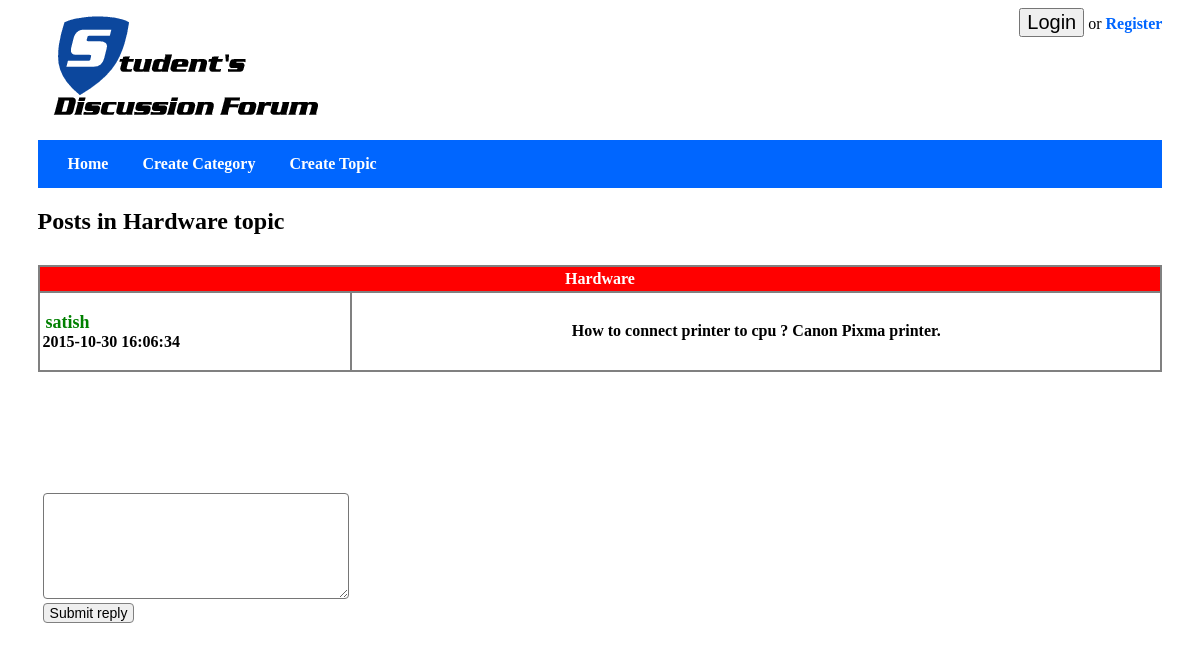
Page /topic_view.php?id=3 on the committed database.
### tables this page shows
CREATE TABLE `topics` (
  `topic_id` int(8) NOT NULL,
  `topic_subject` varchar(255) NOT NULL,
  `topic_date` datetime NOT NULL,
  `topic_cat` int(8) NOT NULL,
  `topic_by` int(8) NOT NULL
);

CREATE TABLE `posts` (
  `post_id` int(8) NOT NULL,
  `post_content` text NOT NULL,
  `post_date` datetime NOT NULL,
  `post_topic` int(8) NOT NULL,
  `post_by` int(8) NOT NULL
);

CREATE TABLE `users` (
  `user_id` int(8) NOT NULL,
  `user_name` varchar(30) NOT NULL,
  `user_pass` varchar(255) NOT NULL,
  `user_email` varchar(255) NOT NULL,
  `user_date` datetime NOT NULL,
  `user_level` int(8) NOT NULL
);

### topic_view.php (the view)
<?php
include 'connect.php';
include 'header.php';
 echo'<link href="css/inside.css" type="text/css" rel="stylesheet" />';
function test_input($data) {
   $data = trim($data);
   $data = stripslashes($data);
   $data = htmlspecialchars($data);
   return $data;
}
$sql = " SELECT
    topic_id,
    topic_subject
FROM
    topics
WHERE
    topics.topic_id = ".test_input($_GET['id']);
$result = mysqli_query($conn,$sql);
if(!$result)
{
    echo 'The topics could not be displayed, please try again later.' ;
}
else
{
    if(mysqli_num_rows($result) == 0)
    {
        echo 'This topic does not exist.';
    }
    else
    {
        while($row = mysqli_fetch_array($result,MYSQL_ASSOC))
        {
            echo '<h2>Posts in ' . $row['topic_subject'] . ' topic</h2>';
            $topic_name = $row['topic_subject'];
		}
         $sql = "SELECT
    posts.post_id,
    posts.post_topic,
    posts.post_content,
    posts.post_date,
    posts.post_by,
    users.user_id,
    users.user_name
    FROM
    posts
    LEFT JOIN
    users
    ON
    posts.post_by = users.user_id
    WHERE
    posts.post_topic = " .test_input($_GET['id']);
        $result = mysqli_query($conn,$sql);
        if(!$result)
        {
            echo 'The posts could not be displayed, please try again later.';
        }
        else
        {
            if(mysqli_num_rows($result) == 0)
            {
                echo 'There are no posts in this topic yet.';
            }
            else
            {
                echo '<table class = "inside" >
                      <tr>
                        <th colspan="2">'.$topic_name.'</th>
                      </tr>';
                if(!empty($_SESSION) && $_SESSION['user_level']=='1')
                {
                   while($row = mysqli_fetch_array($result,MYSQL_ASSOC))
		           {
                    echo '<tr>';
                        echo '<td>';
                            echo '<p><span style="color:green;font-size:18px;font-weight:bold; padding:3px;">'.$row['user_name'].'</span><br>'.$row['post_date'].'</p>';
                        echo '</td>';
                        echo '<td style="text-align:center;">';
                            echo $row['post_content'];
                            echo'<br><a style="float:right;" href ="delete_post.php?id='.$row['post_id'].'&&topic_id='.$row['post_topic'].'" >delete</a>';
                        echo '</td>';
                    echo '</tr>';
					$topic_idr = $row['post_topic'];
                   }
                   echo "</table><br><br>";
                }
                else
                {
                   while($row = mysqli_fetch_array($result,MYSQL_ASSOC))
                   {
                    echo '<tr>';
                        echo '<td >';
                            echo '<p><span style="color:green;font-size:18px;font-weight:bold; padding:3px;">'.$row['user_name'].'</span><br>'.$row['post_date'].'</p>';
                        echo '</td>';
                        echo '<td    style="text-align:center;">';
                            echo $row['post_content'];
                            echo '</td>';
                    echo '</tr>';
                    $topic_idr = $row['post_topic'];
                   }
                   echo'</table><br><br>';
                }
				echo '<form  method="post" action="reply.php?id='.$topic_idr.'">
                <fieldset class="reply-form">
                <textarea name="reply-content"></textarea>
                <input type="submit" name="reply" value="Submit reply" />
                </fieldset>
                </form><br><br><br>' ;
            }
        }
    }
}
?>

### css/inside.css (style rules this page uses)
.inside { margin: 30px auto; border:2px solid grey; border-collapse: collapse; width: 100%; border-radius: 2px; }
.inside th { color:#FFFFFF; padding:3px; border:2px solid grey; background-color:red; }
.inside td { font-weight: bold; padding:3px; border : 2px solid grey; //text-align: left; margin: 3px; }
.inside tr { border:2px solid grey; }
.reply-form { border:none; padding:5px; margin:20px auto; float:left; margin-top: 50px; }
.reply-form input { display:block; //width:250px; font-size: 14px; border-radius:4px; border: 1px solid grey; }
.reply-form textarea { border-radius:4px; max-width:400px; min-width:300px; height: 100px; }

### rows in the picture
topics: topic_subject "Hardware"
posts: post_by.user_name "satish", post_date "2015-10-30 16:06:34", post_content "How to connect printer to cpu ? Canon Pixma printer."
